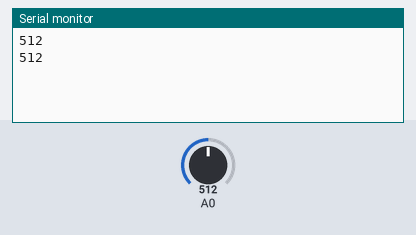
Simulated run of this sketch. Board: Arduino Uno, built with avr-gcc and run on an emulated ATmega328P. On the bench: the last lines printed to the serial monitor. The inputs (shaded band) are chosen by the test bench; at power-on: A0 = 512.

Above: at 1.8 s.
1.9 s: A0 set to 716
At 2.3 s:
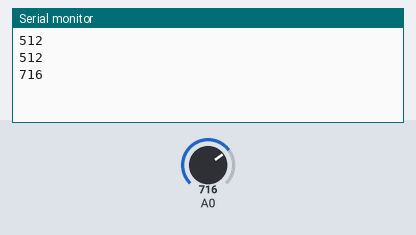
3.4 s: A0 set to 900
At 4.8 s:
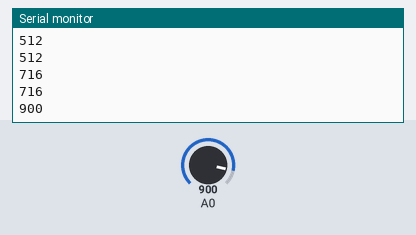
Timing chart, 0 to 6.4 s (numbered marks = the images above; inputs shaded):
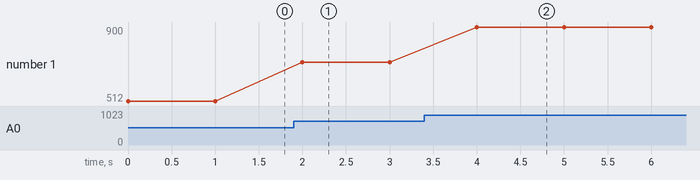

Measured:
- after the input at 1.9 s, the serial monitor: prints a new line after 0.10 s (image 1)
- after the input at 3.4 s, the serial monitor: prints a new line after 0.60 s (image 2)
- plotted number 1: 512 → 716 after the input at 1.9 s, 716 → 900 after the input at 3.4 s

The sketch:

soil_humidity_basic.ino
```cpp
void setup() {

  Serial.begin(9600);

}

void loop() {

  int soil = analogRead(A0);

  Serial.println(soil);

  delay(1000);

}
```
